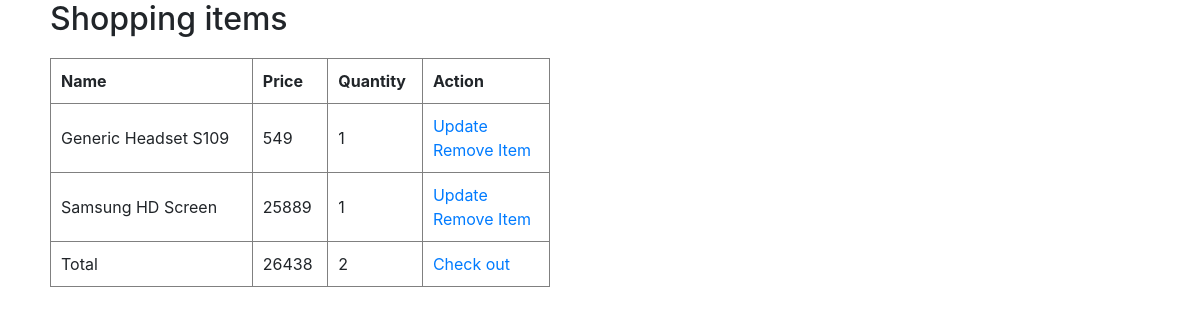
Screenshot of /cart/ (signed in) with the database file from the repository.
### app.py (models this page shows, shortened)
class CartItem(db.Model):
    id = db.Column(db.Integer, primary_key=True)
    customer_link = db.Column(db.Integer, db.ForeignKey('customer.id'), nullable=False)
    item_name = db.Column(db.String(20), nullable=False)
    price = db.Column(db.Integer, nullable=False)
    quantity = db.Column(db.Integer, nullable=False)

### app.py (the view)
@app.route('/cart/', methods=['POST', 'GET'])
def cart():
    items = CartItem.query.filter_by(customer_link=current_user.id).all()
    total, quantity_total = 0, 0
    for item in items:
        quantity_total = quantity_total + item.quantity
        value = item.price * item.quantity
        total = total+value
    return render_template('cart.html', items=items, total=total, quantity_total=quantity_total)

### app.py (called while the page is built)
@login_manager.user_loader
def load_user(user_id):
    return Customer.query.get(int(user_id))

### templates/cart.html (shortened to what this page needs)
{% extends 'base.html' %}
{% block body %}
{% if items | length <1 %}
<h2 style="margin-left:50px;">Your Cart is empty</h2>
{% else %}
<div id="table" style="margin-left:50px;">
    <h2>Shopping items</h2>
    <table style="margin-top:20px;" border="1" cellpadding="10" cellspacing="0" width="500" >
        <tr>
            <th>Name</th>
            <th>Price</th>
            <th>Quantity</th>
            <th>Action</th>
        </tr>
        {% for item in items %}
        <tr>
            <td>{{item.item_name}}</td>
            <td>{{item.price}}</td>
            <td>{{item.quantity}}</td>
            <td>
                <a href="/updatecart/{{item.id}}">Update</a>
                <br>
                <a href="/remove/{{item.id}}">Remove Item</a>
            </td>
        </tr>
        {% endfor %}
        <tr>
            <td>Total</td>
            <td>{{total}}</td>
            <td>{{quantity_total}}</td>
            <td><a href="/payment">Check out</a></td>
        </tr>
    </table>
</div>
{% endif %}
{% endblock %}

### static/main.css (style rules this page uses)
* { margin: 0; box-sizing: border-box; }

### rows the page displays
CartItem: item_name "Generic Headset S109", price "549", quantity "1"
CartItem: item_name "Samsung HD Screen", price "25889", quantity "1"

### other values shown
{{ total }} "26438"
{{ quantity_total }} "2"
